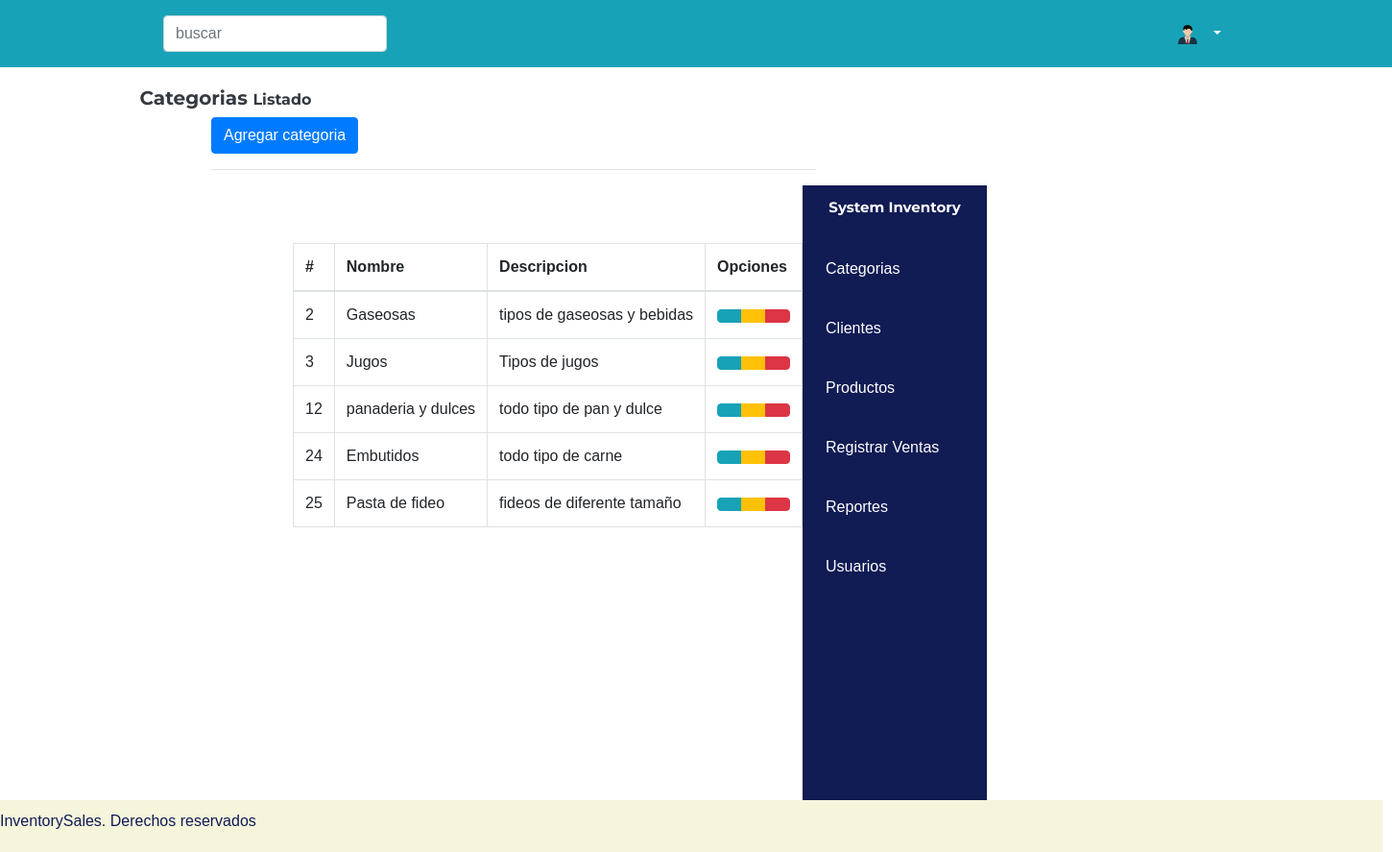
The page /index.php/categorias on the database its author committed.
### tables this page shows
CREATE TABLE `categorias` (
  `id` int(11) NOT NULL,
  `nombre` varchar(45) DEFAULT NULL,
  `descripcion` varchar(100) DEFAULT NULL,
  `estado` varchar(20) DEFAULT NULL
);

### application/controllers/Categorias.php (called while the page is built, shortened)
<?php
class Categorias extends CI_Controller {
	public function __construct(){
        $this->load->model("Categorias_model");
    }
	public function index()
	{
         $data= array(
        'categorias'=>$this->Categorias_model->getCategorias(),
        );
        $this->load->view("layouts/header");
        $this->load->view("categorias",$data);
        $this->load->view("layouts/aside");
         $this->load->view("layouts/footer");
	}
}

### index.php (called while the page is built, shortened)
<?php
require_once BASEPATH.'core/CodeIgniter.php';

### application/models/Categorias_model.php (called while the page is built, shortened)
<?php
class Categorias_model extends CI_Model {
public function getCategorias(){
    $this->db->where("estado","activo");
    $resultados=$this->db->get("categorias");
    return $resultados->result();
}
}

### application/views/categorias.php (the view, shortened to what this page needs)
 <!DOCTYPE html>
<html lang="en">
<head>
<link rel="stylesheet" href="https://cdn.jsdelivr.net/npm/bootstrap@4.5.3/dist/css/bootstrap.min.css">
    <link rel="stylesheet" href="<?=base_url('public/css/main.css')?>">
  <link href="https://unpkg.com/ionicons@4.5.10-0/dist/css/ionicons.min.css" rel="stylesheet">
    </head>
    <body>
        <div class="contenido ">
            <section class="content-header encabezado ">
                <div class="row">
                 <div class="col-md-12">
                <h3 class="text-dark font-weight-bold display-4 titulo">
                Categorias
                <small class="font-weight-bold">Listado</small>
                </h3>
                    </div>
                </div>
            </section>
            <section class="content agregar" >
                <div class="box box-solid">
                    <div class="box-body">
                    <div class="row">
                    <div class="col-md-12">
                    <a href="<?php echo base_url();?>categorias/add" class="btn btn-primary"><i class="icon ion-md-add"></i>Agregar categoria</a>
                    </div>
                    </div>
                    </div>
            </div>
           <hr>
            </section>
            <div class="tabla1">
            <div class="row">
            <table id="example2" class="table table-bordered btn-hover">
                 <thead>
                <tr>
                <th>#</th>
                <th>Nombre</th>
                <th>Descripcion</th>
                <th>Opciones</th>
                </tr>
                </thead>
                 <tbody>
                    <?php if(!empty($categorias)):?>
                    <?php foreach($categorias as $categoria):?>
                <tr>
                 <td><?php echo $categoria->id;?></td>
                  <td><?php echo $categoria->nombre;?></td>
                 <td><?php echo $categoria->descripcion;?></td>
                <td>
                <div class="btn-group">
        <button type="button" class="btn btn-info btn-view" data-toggle="modal" data-target="#modal-default" value="<?php echo $categoria->id;?>">
                </button>
                 <a href="<?php echo base_url();?>categorias/editar/<?php echo $categoria->id;?>" class="btn btn-warning"><i class="icon ion-md-create"></i></a>
                <a href="<?php echo base_url();?>categorias/eliminar/<?php echo $categoria->id;?>" class="btn btn-danger btn-remove"><i class="icon ion-md-trash"></i></a>
                </div>
                </td>
                </tr>
                 <?php endforeach;?>
                <?php endif;?>
                </tbody>
            </table>
         </div>
        </div>
        </div>
</body>
</html>

### public/css/main.css (style rules this page uses)
h3,h4 { color: white; text-align: center; }
h3,h4 { color:white; text-align: center; font-family: 'Montserrat', sans-serif; font-size: 15px; }
:root { --primary: #111B54; --light: #ffffff; --grey: #efefef; }
body { overflow:hidden; font-family: 'Muli',sans-serif; font-weight: 300; color: var(--primary); }
section { margin-top: 40px; width: 45rem; margin-left: 20%; float: right; }
.contenido { margin-top: 10px; width: 35rem; margin-left: 20%; float: center; background-color: yellow; }
.encabezado { margin-top: 10px; margin-left: 90px; margin-right: 300px; padding-left: 90px; }
.titulo { font-size: 20px; }
.agregar { margin-top: 0px; padding-left: 90px; margin-left: 90px; float: center; }
.tabla1 { margin-left: 15px; margin-top: 60px; padding-left: 15px; padding-right: 15px; float: left; }

### rows shown on the page
categorias: id "2", nombre "Gaseosas", descripcion "tipos de gaseosas y bebidas"
categorias: id "3", nombre "Jugos", descripcion "Tipos de jugos"
categorias: id "12", nombre "panaderia y dulces", descripcion "todo tipo de pan y dulce"
categorias: id "24", nombre "Embutidos", descripcion "todo tipo de carne"
categorias: id "25", nombre "Pasta de fideo", descripcion "fideos de diferente tamaño"
